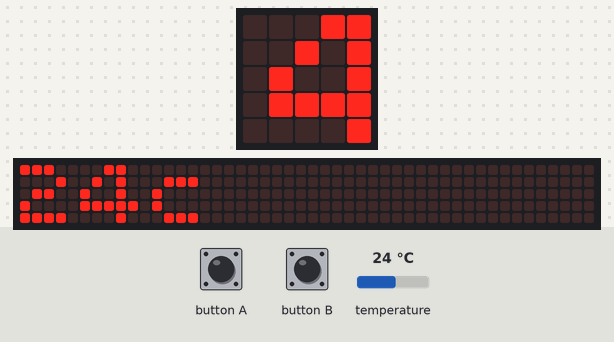
A program run on a simulated BBC micro:bit running MicroPython. Parts: the board's 5×5 LED display, a strip that is not on the board, showing the scrolling text unrolled. The test bench sets the inputs (shaded band); at power-on: temperature 24 °C. The 48×5 strip is a reading aid, not a part: it shows the text the display is scrolling, unrolled, one strip-width of it at a time.

Above: at 1.27 s.
1.3 s: button A pressed for 0.15 s
2.0 s: button B pressed for 0.15 s
2.7 s: temperature set to 12 °C
At 4.37 s:
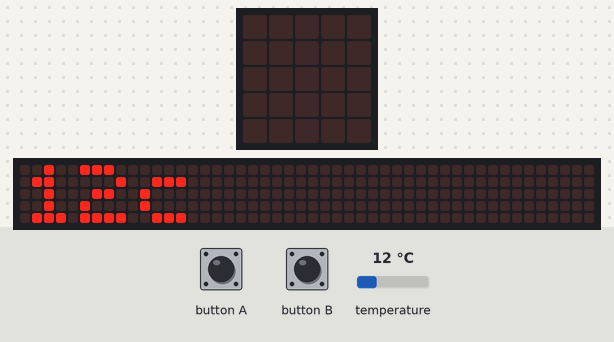
9.6 s: temperature set to 19 °C
At 12.37 s:
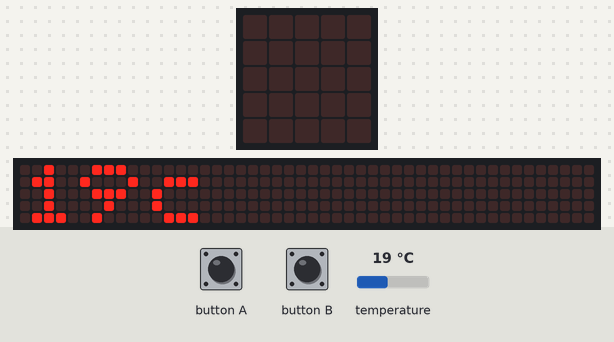
13.8 s: temperature set to 28 °C
At 16.37 s:
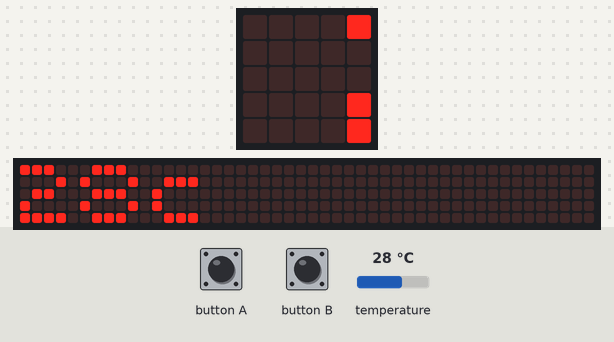

The program:

temperature.py
```python
# Displays system temperature (not ambient temp)
#
from microbit import display, temperature, sleep, button_a, button_b

while True:
    tempdeg = "".join((str(temperature()), "c"))
    display.scroll(tempdeg)
    sleep(1000)
    if button_a.was_pressed():
        display.show("A")
        sleep(300)
    elif button_b.was_pressed():
        display.show("B")
        sleep(300)
```
